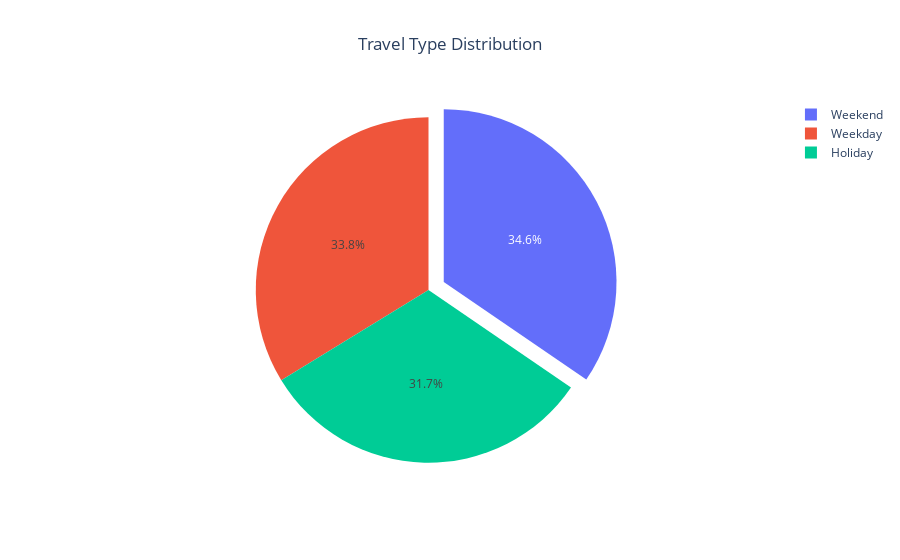

This figure's notebook cell:
### Code cell
import plotly.graph_objects as go

y = [1345, 1314, 1233]
labels = ["Weekend", "Weekday", "Holiday"]
myexplode = [0.1, 0, 0]

fig = go.Figure(data=[go.Pie(labels=labels, values=y, pull=myexplode)])

fig.update_layout(title="Travel Type Distribution", title_x=0.5)

fig.show()

### Figure 1 — Plotly figure (JSON) as saved in the notebook; plotly's stock layout.template omitted (floating-point values rounded to 4 significant figures)
{"data": [{"labels": ["Weekend", "Weekday", "Holiday"], "pull": [0.1, 0, 0], "type": "pie", "values": [1345, 1314, 1233]}], "layout": {"title": {"text": "Travel Type Distribution", "x": 0.5}}}
